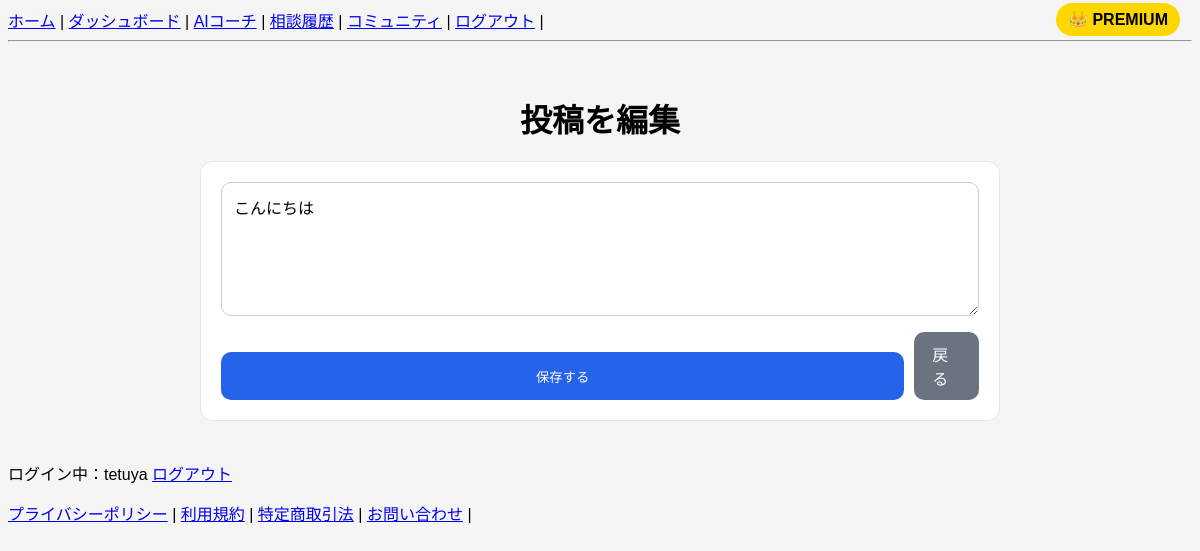
Page /community/edit/4/ (signed in) on the earlier database version.
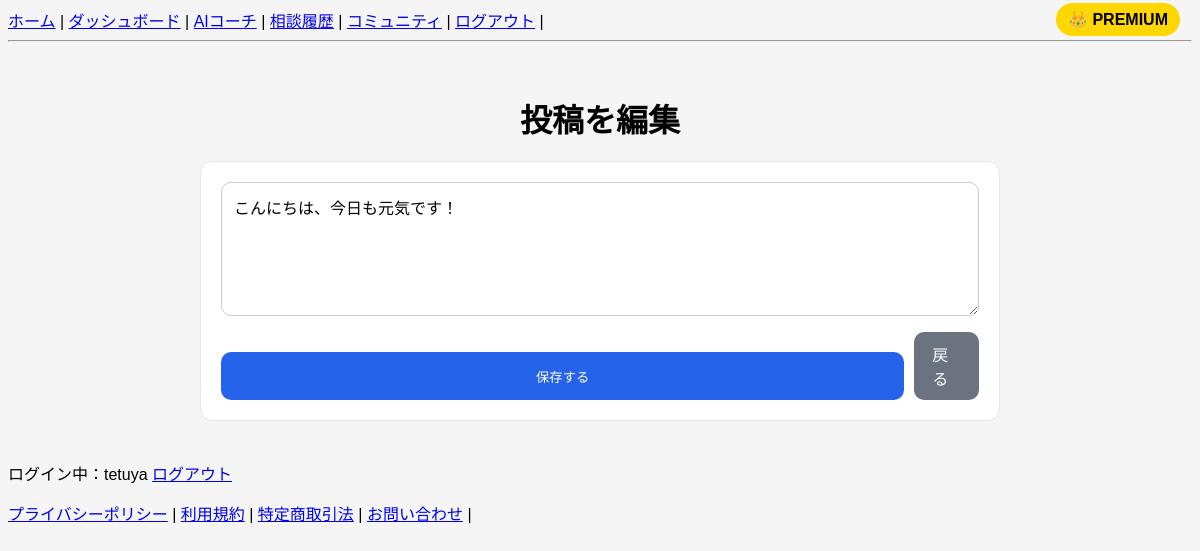
Same page on the later database version.
### snippets/models.py (models this page shows, shortened)
class CommunityPost(models.Model):
    user = models.ForeignKey(User, on_delete=models.CASCADE)
    content = models.TextField()
    created_at = models.DateTimeField(default=timezone.now)
    updated_at = models.DateTimeField(auto_now=True)
    is_edited = models.BooleanField(default=False)

### snippets/views/community_views.py (the view, shortened to what this page needs)
# urls.py: path("community/edit/<int:post_id>/", edit_community_post, name="edit_community_post"),
@login_required
def edit_community_post(request, post_id):
    post = get_object_or_404(CommunityPost, id=post_id, user=request.user)
    return render(request, "snippets/edit_community_post.html", {
        "post": post,
    })

### snippets/templates/snippets/edit_community_post.html (shortened to what this page needs)
{% extends "snippets/base.html" %}
{% block content %}
<div style="max-width: 800px; margin: 0 auto; padding: 24px;">
  <h1 style="margin-bottom: 20px;">投稿を編集</h1>
  <div style="background: white; border: 1px solid #e5e7eb; border-radius: 12px; padding: 20px;">
    <form method="post">
      <textarea
        name="content"
        rows="6"
        style="width: 100%; padding: 12px; border: 1px solid #ccc; border-radius: 10px; font-size: 16px; box-sizing: border-box;"
      >{{ post.content }}</textarea>
      <div style="margin-top: 12px; display: flex; gap: 10px;">
        <button
          type="submit"
          style="background: #2563eb; color: white; border: none; padding: 10px 18px; border-radius: 10px; cursor: pointer;"
        >
          保存する
        </button>
        <a
          href="{% url 'community' %}"
          style="display: inline-block; background: #6b7280; color: white; text-decoration: none; padding: 10px 18px; border-radius: 10px;"
        >
          戻る
        </a>
      </div>
    </form>
  </div>
</div>
{% endblock %}

Differences in the rows shown:
changed CommunityPost: content "こんにちは" → "こんにちは、今日も元気です！"
